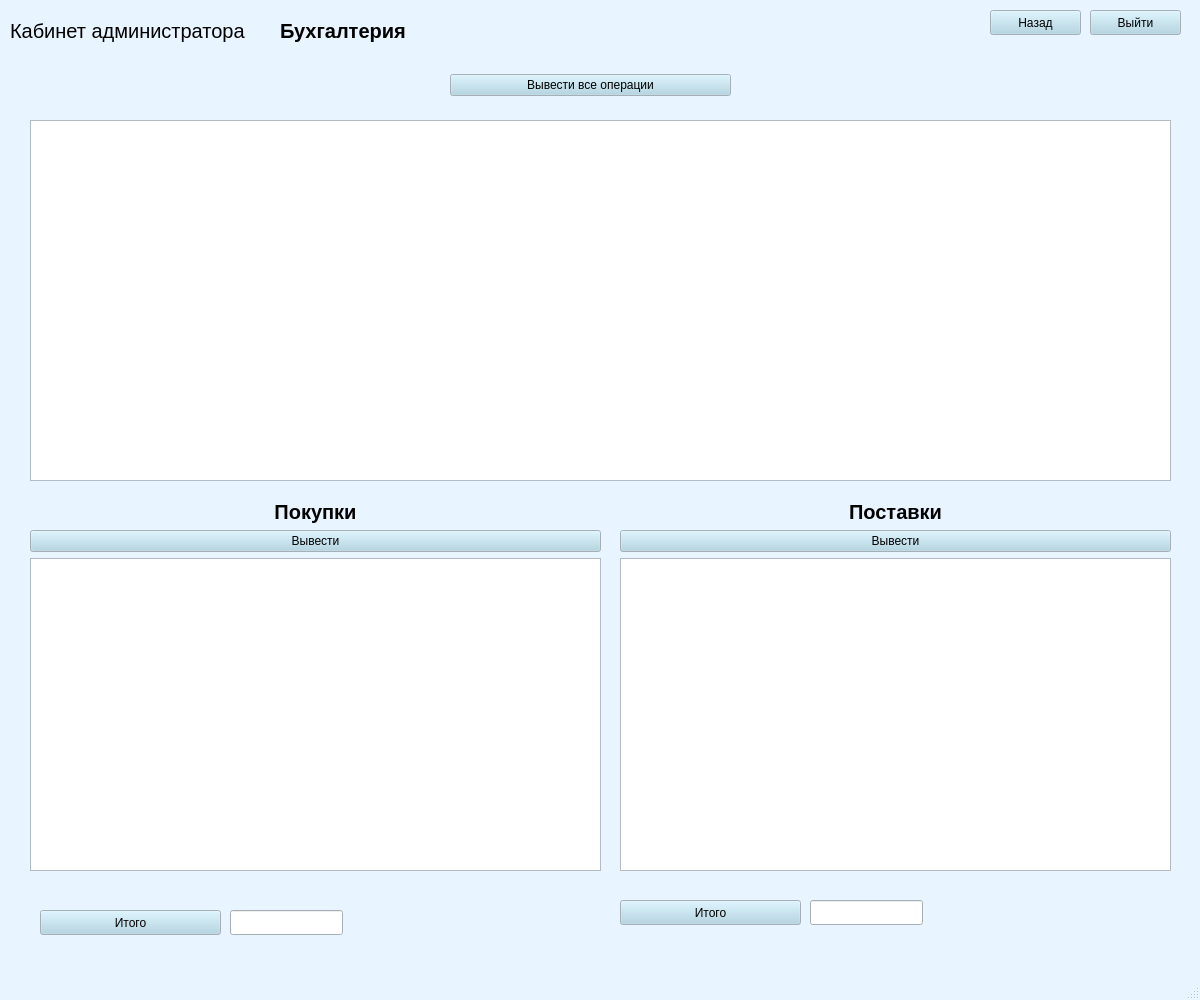
<?xml version="1.0" encoding="UTF-8"?>
<ui version="4.0">
 <class>MainWindow</class>
 <widget class="QMainWindow" name="MainWindow">
  <property name="geometry">
   <rect>
    <x>0</x>
    <y>0</y>
    <width>1200</width>
    <height>1000</height>
   </rect>
  </property>
  <property name="palette">
   <palette>
    <active>
     <colorrole role="WindowText">
      <brush brushstyle="SolidPattern">
       <color alpha="255">
        <red>0</red>
        <green>0</green>
        <blue>0</blue>
       </color>
      </brush>
     </colorrole>
     <colorrole role="Button">
      <brush brushstyle="SolidPattern">
       <color alpha="255">
        <red>169</red>
        <green>210</green>
        <blue>227</blue>
       </color>
      </brush>
     </colorrole>
     <colorrole role="Light">
      <brush brushstyle="SolidPattern">
       <color alpha="255">
        <red>255</red>
        <green>255</green>
        <blue>255</blue>
       </color>
      </brush>
     </colorrole>
     <colorrole role="Midlight">
      <brush brushstyle="SolidPattern">
       <color alpha="255">
        <red>238</red>
        <green>228</green>
        <blue>255</blue>
       </color>
      </brush>
     </colorrole>
     <colorrole role="Dark">
      <brush brushstyle="SolidPattern">
       <color alpha="255">
        <red>110</red>
        <green>101</green>
        <blue>127</blue>
       </color>
      </brush>
     </colorrole>
     <colorrole role="Mid">
      <brush brushstyle="SolidPattern">
       <color alpha="255">
        <red>147</red>
        <green>134</green>
        <blue>170</blue>
       </color>
      </brush>
     </colorrole>
     <colorrole role="Text">
      <brush brushstyle="SolidPattern">
       <color alpha="255">
        <red>0</red>
        <green>0</green>
        <blue>0</blue>
       </color>
      </brush>
     </colorrole>
     <colorrole role="BrightText">
      <brush brushstyle="SolidPattern">
       <color alpha="255">
        <red>255</red>
        <green>255</green>
        <blue>255</blue>
       </color>
      </brush>
     </colorrole>
     <colorrole role="ButtonText">
      <brush brushstyle="SolidPattern">
       <color alpha="255">
        <red>0</red>
        <green>0</green>
        <blue>0</blue>
       </color>
      </brush>
     </colorrole>
     <colorrole role="Base">
      <brush brushstyle="SolidPattern">
       <color alpha="255">
        <red>255</red>
        <green>255</green>
        <blue>255</blue>
       </color>
      </brush>
     </colorrole>
     <colorrole role="Window">
      <brush brushstyle="SolidPattern">
       <color alpha="255">
        <red>232</red>
        <green>244</green>
        <blue>255</blue>
       </color>
      </brush>
     </colorrole>
     <colorrole role="Shadow">
      <brush brushstyle="SolidPattern">
       <color alpha="255">
        <red>0</red>
        <green>0</green>
        <blue>0</blue>
       </color>
      </brush>
     </colorrole>
     <colorrole role="Highlight">
      <brush brushstyle="SolidPattern">
       <color alpha="255">
        <red>221</red>
        <green>202</green>
        <blue>255</blue>
       </color>
      </brush>
     </colorrole>
     <colorrole role="AlternateBase">
      <brush brushstyle="SolidPattern">
       <color alpha="255">
        <red>238</red>
        <green>228</green>
        <blue>255</blue>
       </color>
      </brush>
     </colorrole>
     <colorrole role="ToolTipBase">
      <brush brushstyle="SolidPattern">
       <color alpha="255">
        <red>255</red>
        <green>255</green>
        <blue>220</blue>
       </color>
      </brush>
     </colorrole>
     <colorrole role="ToolTipText">
      <brush brushstyle="SolidPattern">
       <color alpha="255">
        <red>0</red>
        <green>0</green>
        <blue>0</blue>
       </color>
      </brush>
     </colorrole>
     <colorrole role="PlaceholderText">
      <brush brushstyle="SolidPattern">
       <color alpha="128">
        <red>0</red>
        <green>0</green>
        <blue>0</blue>
       </color>
      </brush>
     </colorrole>
    </active>
    <inactive>
     <colorrole role="WindowText">
      <brush brushstyle="SolidPattern">
       <color alpha="255">
        <red>0</red>
        <green>0</green>
        <blue>0</blue>
       </color>
      </brush>
     </colorrole>
     <colorrole role="Button">
      <brush brushstyle="SolidPattern">
       <color alpha="255">
        <red>169</red>
        <green>210</green>
        <blue>227</blue>
       </color>
      </brush>
     </colorrole>
     <colorrole role="Light">
      <brush brushstyle="SolidPattern">
       <color alpha="255">
        <red>255</red>
        <green>255</green>
        <blue>255</blue>
       </color>
      </brush>
     </colorrole>
     <colorrole role="Midlight">
      <brush brushstyle="SolidPattern">
       <color alpha="255">
        <red>238</red>
        <green>228</green>
        <blue>255</blue>
       </color>
      </brush>
     </colorrole>
     <colorrole role="Dark">
      <brush brushstyle="SolidPattern">
       <color alpha="255">
        <red>110</red>
        <green>101</green>
        <blue>127</blue>
       </color>
      </brush>
     </colorrole>
     <colorrole role="Mid">
      <brush brushstyle="SolidPattern">
       <color alpha="255">
        <red>147</red>
        <green>134</green>
        <blue>170</blue>
       </color>
      </brush>
     </colorrole>
     <colorrole role="Text">
      <brush brushstyle="SolidPattern">
       <color alpha="255">
        <red>0</red>
        <green>0</green>
        <blue>0</blue>
       </color>
      </brush>
     </colorrole>
     <colorrole role="BrightText">
      <brush brushstyle="SolidPattern">
       <color alpha="255">
        <red>255</red>
        <green>255</green>
        <blue>255</blue>
       </color>
      </brush>
     </colorrole>
     <colorrole role="ButtonText">
      <brush brushstyle="SolidPattern">
       <color alpha="255">
        <red>0</red>
        <green>0</green>
        <blue>0</blue>
       </color>
      </brush>
     </colorrole>
     <colorrole role="Base">
      <brush brushstyle="SolidPattern">
       <color alpha="255">
        <red>255</red>
        <green>255</green>
        <blue>255</blue>
       </color>
      </brush>
     </colorrole>
     <colorrole role="Window">
      <brush brushstyle="SolidPattern">
       <color alpha="255">
        <red>232</red>
        <green>244</green>
        <blue>255</blue>
       </color>
      </brush>
     </colorrole>
     <colorrole role="Shadow">
      <brush brushstyle="SolidPattern">
       <color alpha="255">
        <red>0</red>
        <green>0</green>
        <blue>0</blue>
       </color>
      </brush>
     </colorrole>
     <colorrole role="Highlight">
      <brush brushstyle="SolidPattern">
       <color alpha="255">
        <red>221</red>
        <green>202</green>
        <blue>255</blue>
       </color>
      </brush>
     </colorrole>
     <colorrole role="AlternateBase">
      <brush brushstyle="SolidPattern">
       <color alpha="255">
        <red>238</red>
        <green>228</green>
        <blue>255</blue>
       </color>
      </brush>
     </colorrole>
     <colorrole role="ToolTipBase">
      <brush brushstyle="SolidPattern">
       <color alpha="255">
        <red>255</red>
        <green>255</green>
        <blue>220</blue>
       </color>
      </brush>
     </colorrole>
     <colorrole role="ToolTipText">
      <brush brushstyle="SolidPattern">
       <color alpha="255">
        <red>0</red>
        <green>0</green>
        <blue>0</blue>
       </color>
      </brush>
     </colorrole>
     <colorrole role="PlaceholderText">
      <brush brushstyle="SolidPattern">
       <color alpha="128">
        <red>0</red>
        <green>0</green>
        <blue>0</blue>
       </color>
      </brush>
     </colorrole>
    </inactive>
    <disabled>
     <colorrole role="WindowText">
      <brush brushstyle="SolidPattern">
       <color alpha="255">
        <red>110</red>
        <green>101</green>
        <blue>127</blue>
       </color>
      </brush>
     </colorrole>
     <colorrole role="Button">
      <brush brushstyle="SolidPattern">
       <color alpha="255">
        <red>169</red>
        <green>210</green>
        <blue>227</blue>
       </color>
      </brush>
     </colorrole>
     <colorrole role="Light">
      <brush brushstyle="SolidPattern">
       <color alpha="255">
        <red>255</red>
        <green>255</green>
        <blue>255</blue>
       </color>
      </brush>
     </colorrole>
     <colorrole role="Midlight">
      <brush brushstyle="SolidPattern">
       <color alpha="255">
        <red>238</red>
        <green>228</green>
        <blue>255</blue>
       </color>
      </brush>
     </colorrole>
     <colorrole role="Dark">
      <brush brushstyle="SolidPattern">
       <color alpha="255">
        <red>110</red>
        <green>101</green>
        <blue>127</blue>
       </color>
      </brush>
     </colorrole>
     <colorrole role="Mid">
      <brush brushstyle="SolidPattern">
       <color alpha="255">
        <red>147</red>
        <green>134</green>
        <blue>170</blue>
       </color>
      </brush>
     </colorrole>
     <colorrole role="Text">
      <brush brushstyle="SolidPattern">
       <color alpha="255">
        <red>110</red>
        <green>101</green>
        <blue>127</blue>
       </color>
      </brush>
     </colorrole>
     <colorrole role="BrightText">
      <brush brushstyle="SolidPattern">
       <color alpha="255">
        <red>255</red>
        <green>255</green>
        <blue>255</blue>
       </color>
      </brush>
     </colorrole>
     <colorrole role="ButtonText">
      <brush brushstyle="SolidPattern">
       <color alpha="255">
        <red>110</red>
        <green>101</green>
        <blue>127</blue>
       </color>
      </brush>
     </colorrole>
     <colorrole role="Base">
      <brush brushstyle="SolidPattern">
       <color alpha="255">
        <red>232</red>
        <green>244</green>
        <blue>255</blue>
       </color>
      </brush>
     </colorrole>
     <colorrole role="Window">
      <brush brushstyle="SolidPattern">
       <color alpha="255">
        <red>232</red>
        <green>244</green>
        <blue>255</blue>
       </color>
      </brush>
     </colorrole>
     <colorrole role="Shadow">
      <brush brushstyle="SolidPattern">
       <color alpha="255">
        <red>0</red>
        <green>0</green>
        <blue>0</blue>
       </color>
      </brush>
     </colorrole>
     <colorrole role="Highlight">
      <brush brushstyle="SolidPattern">
       <color alpha="255">
        <red>145</red>
        <green>145</green>
        <blue>145</blue>
       </color>
      </brush>
     </colorrole>
     <colorrole role="AlternateBase">
      <brush brushstyle="SolidPattern">
       <color alpha="255">
        <red>221</red>
        <green>202</green>
        <blue>255</blue>
       </color>
      </brush>
     </colorrole>
     <colorrole role="ToolTipBase">
      <brush brushstyle="SolidPattern">
       <color alpha="255">
        <red>255</red>
        <green>255</green>
        <blue>220</blue>
       </color>
      </brush>
     </colorrole>
     <colorrole role="ToolTipText">
      <brush brushstyle="SolidPattern">
       <color alpha="255">
        <red>0</red>
        <green>0</green>
        <blue>0</blue>
       </color>
      </brush>
     </colorrole>
     <colorrole role="PlaceholderText">
      <brush brushstyle="SolidPattern">
       <color alpha="128">
        <red>0</red>
        <green>0</green>
        <blue>0</blue>
       </color>
      </brush>
     </colorrole>
    </disabled>
   </palette>
  </property>
  <property name="windowTitle">
   <string>MainWindow</string>
  </property>
  <widget class="QWidget" name="centralwidget">
   <widget class="QLabel" name="label">
    <property name="geometry">
     <rect>
      <x>10</x>
      <y>0</y>
      <width>251</width>
      <height>62</height>
     </rect>
    </property>
    <property name="palette">
     <palette>
      <active>
       <colorrole role="Button">
        <brush brushstyle="SolidPattern">
         <color alpha="255">
          <red>173</red>
          <green>127</green>
          <blue>168</blue>
         </color>
        </brush>
       </colorrole>
      </active>
      <inactive>
       <colorrole role="Button">
        <brush brushstyle="SolidPattern">
         <color alpha="255">
          <red>173</red>
          <green>127</green>
          <blue>168</blue>
         </color>
        </brush>
       </colorrole>
      </inactive>
      <disabled>
       <colorrole role="Button">
        <brush brushstyle="SolidPattern">
         <color alpha="255">
          <red>173</red>
          <green>127</green>
          <blue>168</blue>
         </color>
        </brush>
       </colorrole>
      </disabled>
     </palette>
    </property>
    <property name="font">
     <font>
      <pointsize>15</pointsize>
      <italic>false</italic>
      <strikeout>false</strikeout>
      <kerning>true</kerning>
     </font>
    </property>
    <property name="text">
     <string>&lt;html&gt;&lt;head/&gt;&lt;body&gt;&lt;p&gt;Кабинет администратора&lt;/p&gt;&lt;/body&gt;&lt;/html&gt;</string>
    </property>
   </widget>
   <widget class="QLabel" name="label_2">
    <property name="geometry">
     <rect>
      <x>280</x>
      <y>0</y>
      <width>161</width>
      <height>62</height>
     </rect>
    </property>
    <property name="palette">
     <palette>
      <active>
       <colorrole role="Button">
        <brush brushstyle="SolidPattern">
         <color alpha="255">
          <red>173</red>
          <green>127</green>
          <blue>168</blue>
         </color>
        </brush>
       </colorrole>
      </active>
      <inactive>
       <colorrole role="Button">
        <brush brushstyle="SolidPattern">
         <color alpha="255">
          <red>173</red>
          <green>127</green>
          <blue>168</blue>
         </color>
        </brush>
       </colorrole>
      </inactive>
      <disabled>
       <colorrole role="Button">
        <brush brushstyle="SolidPattern">
         <color alpha="255">
          <red>173</red>
          <green>127</green>
          <blue>168</blue>
         </color>
        </brush>
       </colorrole>
      </disabled>
     </palette>
    </property>
    <property name="font">
     <font>
      <pointsize>15</pointsize>
      <italic>false</italic>
      <strikeout>false</strikeout>
      <kerning>true</kerning>
     </font>
    </property>
    <property name="text">
     <string>&lt;html&gt;&lt;head/&gt;&lt;body&gt;&lt;p&gt;&lt;span style=&quot; font-weight:600;&quot;&gt;Бухгалтерия&lt;/span&gt;&lt;/p&gt;&lt;/body&gt;&lt;/html&gt;</string>
    </property>
   </widget>
   <widget class="QTableWidget" name="operationsTable">
    <property name="geometry">
     <rect>
      <x>30</x>
      <y>120</y>
      <width>1141</width>
      <height>361</height>
     </rect>
    </property>
   </widget>
   <widget class="QWidget" name="gridLayoutWidget_3">
    <property name="geometry">
     <rect>
      <x>450</x>
      <y>60</y>
      <width>281</width>
      <height>51</height>
     </rect>
    </property>
    <layout class="QGridLayout" name="gridLayout_3">
     <property name="leftMargin">
      <number>0</number>
     </property>
     <property name="topMargin">
      <number>0</number>
     </property>
     <property name="bottomMargin">
      <number>0</number>
     </property>
     <property name="verticalSpacing">
      <number>6</number>
     </property>
     <item row="0" column="0">
      <widget class="QPushButton" name="print_all">
       <property name="text">
        <string>Вывести все операции</string>
       </property>
      </widget>
     </item>
    </layout>
   </widget>
   <widget class="QWidget" name="gridLayoutWidget_4">
    <property name="geometry">
     <rect>
      <x>30</x>
      <y>500</y>
      <width>571</width>
      <height>371</height>
     </rect>
    </property>
    <layout class="QGridLayout" name="gridLayout_4">
     <property name="leftMargin">
      <number>0</number>
     </property>
     <property name="topMargin">
      <number>0</number>
     </property>
     <property name="rightMargin">
      <number>0</number>
     </property>
     <property name="bottomMargin">
      <number>0</number>
     </property>
     <property name="verticalSpacing">
      <number>6</number>
     </property>
     <item row="0" column="0">
      <widget class="QLabel" name="label_6">
       <property name="palette">
        <palette>
         <active>
          <colorrole role="Button">
           <brush brushstyle="SolidPattern">
            <color alpha="255">
             <red>173</red>
             <green>127</green>
             <blue>168</blue>
            </color>
           </brush>
          </colorrole>
         </active>
         <inactive>
          <colorrole role="Button">
           <brush brushstyle="SolidPattern">
            <color alpha="255">
             <red>173</red>
             <green>127</green>
             <blue>168</blue>
            </color>
           </brush>
          </colorrole>
         </inactive>
         <disabled>
          <colorrole role="Button">
           <brush brushstyle="SolidPattern">
            <color alpha="255">
             <red>173</red>
             <green>127</green>
             <blue>168</blue>
            </color>
           </brush>
          </colorrole>
         </disabled>
        </palette>
       </property>
       <property name="font">
        <font>
         <pointsize>15</pointsize>
         <italic>false</italic>
         <strikeout>false</strikeout>
         <kerning>true</kerning>
        </font>
       </property>
       <property name="text">
        <string>&lt;html&gt;&lt;head/&gt;&lt;body&gt;&lt;p align=&quot;center&quot;&gt;&lt;span style=&quot; font-weight:600;&quot;&gt;Покупки&lt;/span&gt;&lt;/p&gt;&lt;/body&gt;&lt;/html&gt;</string>
       </property>
      </widget>
     </item>
     <item row="2" column="0">
      <widget class="QTableWidget" name="salesTable"/>
     </item>
     <item row="1" column="0">
      <layout class="QGridLayout" name="gridLayout_6">
       <property name="leftMargin">
        <number>0</number>
       </property>
       <property name="topMargin">
        <number>0</number>
       </property>
       <property name="bottomMargin">
        <number>0</number>
       </property>
       <property name="verticalSpacing">
        <number>6</number>
       </property>
       <item row="0" column="0">
        <widget class="QPushButton" name="print_s">
         <property name="text">
          <string>Вывести</string>
         </property>
        </widget>
       </item>
      </layout>
     </item>
    </layout>
   </widget>
   <widget class="QWidget" name="gridLayoutWidget_5">
    <property name="geometry">
     <rect>
      <x>620</x>
      <y>500</y>
      <width>551</width>
      <height>371</height>
     </rect>
    </property>
    <layout class="QGridLayout" name="gridLayout_5">
     <property name="leftMargin">
      <number>0</number>
     </property>
     <property name="topMargin">
      <number>0</number>
     </property>
     <property name="rightMargin">
      <number>0</number>
     </property>
     <property name="bottomMargin">
      <number>0</number>
     </property>
     <property name="verticalSpacing">
      <number>6</number>
     </property>
     <item row="3" column="0">
      <widget class="QTableWidget" name="purchasesTable"/>
     </item>
     <item row="1" column="0">
      <widget class="QLabel" name="label_9">
       <property name="palette">
        <palette>
         <active>
          <colorrole role="Button">
           <brush brushstyle="SolidPattern">
            <color alpha="255">
             <red>173</red>
             <green>127</green>
             <blue>168</blue>
            </color>
           </brush>
          </colorrole>
         </active>
         <inactive>
          <colorrole role="Button">
           <brush brushstyle="SolidPattern">
            <color alpha="255">
             <red>173</red>
             <green>127</green>
             <blue>168</blue>
            </color>
           </brush>
          </colorrole>
         </inactive>
         <disabled>
          <colorrole role="Button">
           <brush brushstyle="SolidPattern">
            <color alpha="255">
             <red>173</red>
             <green>127</green>
             <blue>168</blue>
            </color>
           </brush>
          </colorrole>
         </disabled>
        </palette>
       </property>
       <property name="font">
        <font>
         <pointsize>15</pointsize>
         <italic>false</italic>
         <strikeout>false</strikeout>
         <kerning>true</kerning>
        </font>
       </property>
       <property name="text">
        <string>&lt;html&gt;&lt;head/&gt;&lt;body&gt;&lt;p align=&quot;center&quot;&gt;&lt;span style=&quot; font-weight:600;&quot;&gt;Поставки&lt;/span&gt;&lt;/p&gt;&lt;/body&gt;&lt;/html&gt;</string>
       </property>
      </widget>
     </item>
     <item row="2" column="0">
      <layout class="QGridLayout" name="gridLayout_7">
       <property name="leftMargin">
        <number>0</number>
       </property>
       <property name="topMargin">
        <number>0</number>
       </property>
       <property name="bottomMargin">
        <number>0</number>
       </property>
       <property name="verticalSpacing">
        <number>6</number>
       </property>
       <item row="0" column="0">
        <widget class="QPushButton" name="print_p">
         <property name="text">
          <string>Вывести</string>
         </property>
        </widget>
       </item>
      </layout>
     </item>
    </layout>
   </widget>
   <widget class="QPushButton" name="sum_s">
    <property name="geometry">
     <rect>
      <x>40</x>
      <y>910</y>
      <width>181</width>
      <height>25</height>
     </rect>
    </property>
    <property name="text">
     <string>Итого</string>
    </property>
   </widget>
   <widget class="QLineEdit" name="totalSaleLineEdit">
    <property name="geometry">
     <rect>
      <x>230</x>
      <y>910</y>
      <width>113</width>
      <height>25</height>
     </rect>
    </property>
    <property name="readOnly">
     <bool>true</bool>
    </property>
   </widget>
   <widget class="QPushButton" name="sum_p">
    <property name="geometry">
     <rect>
      <x>620</x>
      <y>900</y>
      <width>181</width>
      <height>25</height>
     </rect>
    </property>
    <property name="text">
     <string>Итого</string>
    </property>
   </widget>
   <widget class="QLineEdit" name="totalPurchaseLineEdit">
    <property name="geometry">
     <rect>
      <x>810</x>
      <y>900</y>
      <width>113</width>
      <height>25</height>
     </rect>
    </property>
    <property name="readOnly">
     <bool>true</bool>
    </property>
   </widget>
   <widget class="QPushButton" name="exit">
    <property name="geometry">
     <rect>
      <x>1090</x>
      <y>10</y>
      <width>91</width>
      <height>25</height>
     </rect>
    </property>
    <property name="text">
     <string>Выйти</string>
    </property>
   </widget>
   <widget class="QPushButton" name="back">
    <property name="geometry">
     <rect>
      <x>990</x>
      <y>10</y>
      <width>91</width>
      <height>25</height>
     </rect>
    </property>
    <property name="text">
     <string>Назад</string>
    </property>
   </widget>
  </widget>
  <widget class="QMenuBar" name="menubar">
   <property name="geometry">
    <rect>
     <x>0</x>
     <y>0</y>
     <width>1200</width>
     <height>22</height>
    </rect>
   </property>
  </widget>
  <widget class="QStatusBar" name="statusbar"/>
 </widget>
 <resources/>
 <connections/>
</ui>
